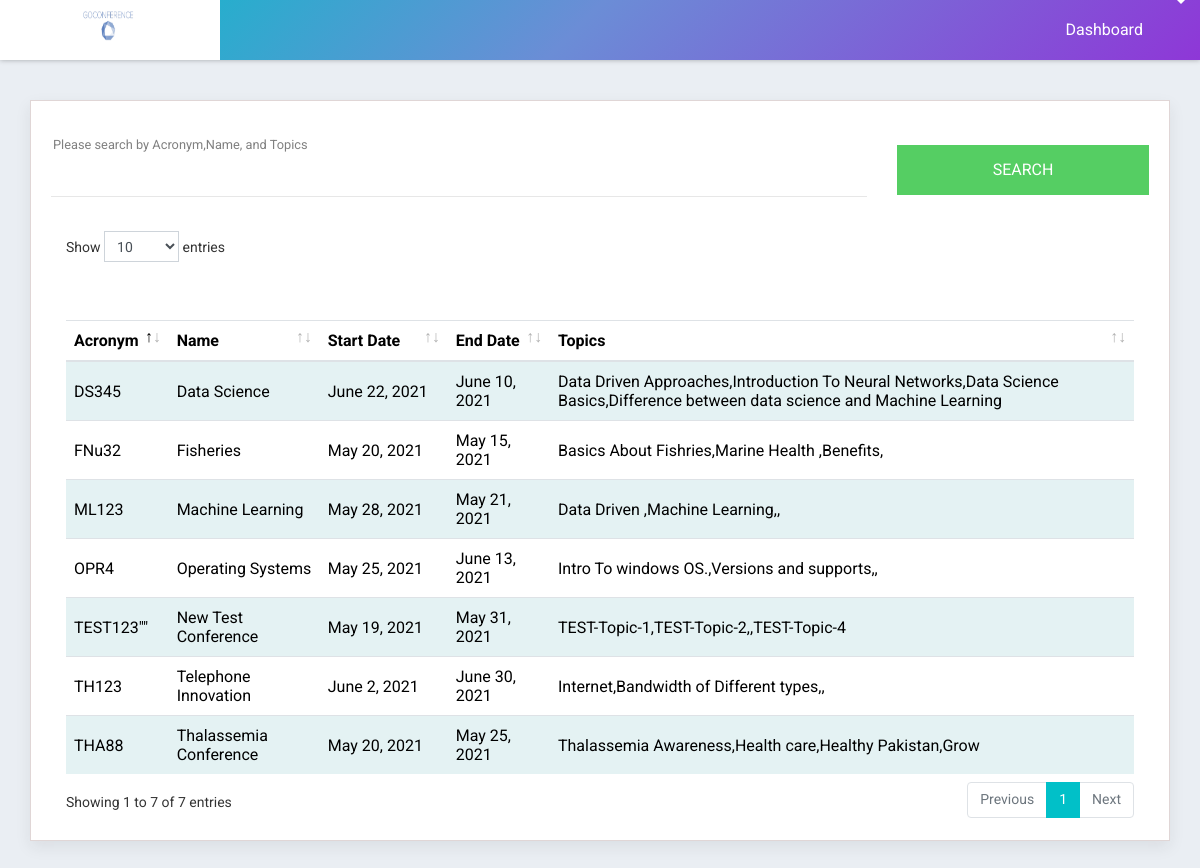
Before: /Search-conference/ (signed in) with the older database file.
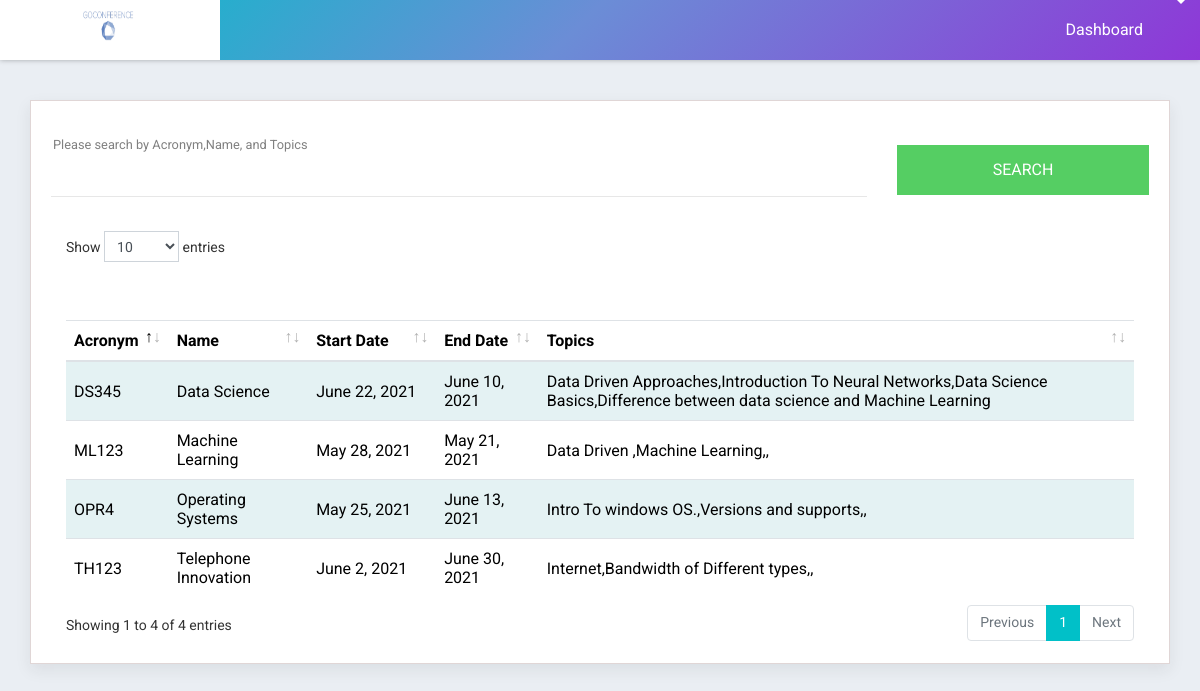
After: the same page with the newer database file.
### afterlogin/models.py (models this page shows, shortened)
class ConferenceData(models.Model):
    email = models.EmailField(blank=True)
    conference_name = models.CharField(max_length=500, unique=True)
    conference_acronym = models.CharField(max_length=500, unique=True)
    conference_start_date = models.DateField()
    conference_end_date = models.DateField()
    organizer = models.CharField(max_length=500)
    organizer_webpage = models.CharField(max_length=500)
    webpage = models.CharField(max_length=500)
    venue = models.CharField(max_length=500)
    city = models.CharField(max_length=500)
    country_region = models.CharField(max_length=500)
    primary_area = models.CharField(max_length=500)
    secondary_area = models.CharField(max_length=500)
    area_notes = models.CharField(max_length=500)
    topic_1 = models.CharField(max_length=500)
    topic_2 = models.CharField(max_length=500)
    topic_3 = models.CharField(max_length=500)
    topic_4 = models.CharField(max_length=500)
    extra_information = models.CharField(max_length=500)
    assigned_paper = models.CharField(max_length=500, blank=True)

### afterlogin/views.py (the view, shortened to what this page needs)
# urls.py: path('Search-conference/', views.SearchConferece, name='searchconferece'),
def SearchConferece(request):
    if request.user.is_authenticated:
        if request.method == 'GET':
            query= request.GET.get('q')
        papers = ConferenceData.objects.all()
        data = {'papers': papers}
        return render(request, 'conferencesearch.html', data)
    messages.error(request, 'You Need To login First')
    return redirect('home')

### afterlogin/templates/conferencesearch.html (shortened to what this page needs)
{% extends 'base.html' %}
{% block content %}
        <div class="page-wrapper">
            <div class="content container-fluid">
			<div class="page-header">
					<div class="row">
						<div class="col-lg-7 col-md-12 col-sm-12 col-12">
						</div>
					</div>
				</div>
			<div class="content-page">
                    <form action="" method="GET">
                <div class="row filter-row">
                    <div class="col-sm-9 col-md-9">
						<div class="form-group custom-mt-form-group">
							<input name="q" type="text"  />
							<label class="control-label">Please search by Acronym,Name, and Topics</label><i class="bar"></i>
						</div>
                    </div>
                    <div class="col-sm-3 col-md-3">
                        <button type="submit" class="btn btn-success btn-block mt-4 mb-2"> Search </button>
                    </div>
                </div>
                    </form>
                <div class="row">
                    <div class="col-lg-12">
                        <div class="table-responsive">
                            <table class="table table-striped custom-table datatable">
                                <thead>
                                    <tr>
                                        <th style="min-width:50px;">Acronym</th>
                                        <th style="min-width:70px;">Name</th>
                                        <th style="min-width:90px;">Start Date</th>
                                        <th style="min-width:50px;">End Date</th>
                                        <th style="min-width:50px;">Topics</th>
                                    </tr>
                                </thead>
                                <tbody>
                                {% for i in papers %}
                                    <tr>
                                        <td>{{i.conference_acronym}}</td>
                                        <td>{{i.conference_name}}</td>
                                        <td>{{i.conference_start_date}}</td>
                                        <td>{{i.conference_end_date}}</td>
                                        <td>{{i.topic_1}},{{i.topic_2}},{{i.topic_3}},{{i.topic_4}}</td>
                                    </tr>
                                {% endfor %}
                                </tbody>
                            </table>
                        </div>
                    </div>
                </div>
            </div>
        </div>
		</div>
{% endblock %}

### afterlogin/templates/base.html (shortened to what this page needs)
{% load static %}
<html>
<head>
    <link rel="stylesheet" type="text/css" href="{% static 'assets/css/bootstrap.min.css' %}">
    <link rel="stylesheet" type="text/css" href="{% static 'assets/css/font-awesome.min.css' %}">
    <link rel="stylesheet" type="text/css" href="{% static 'assets/css/select2.min.css' %}">
    <link rel="stylesheet" type="text/css" href="{% static 'assets/css/bootstrap-datetimepicker.min.css' %}">
    <link rel="stylesheet" type="text/css" href="{% static 'assets/css/style.css' %}">
    <link rel="stylesheet" type="text/css" href="{% static 'assets/css/dataTables.bootstrap4.min.css' %}">
</head>
<body>
       <div class="main-wrapper">
        <div class="header">
            <div class="header-left">
                <a href="#" class="logo">
                    <img src="{% static 'logo.png' %}" width="60" height="60" alt="">
                </a>
            </div>
            <div class="page-title-box float-left">
            </div>
            <ul class="nav user-menu float-right">
                <li class="nav-item ">
                    <a href="/" class="nav-link">Dashboard</a>
                </li>
                <li class="nav-item dropdown has-arrow">
                    <a href="#" class="dropdown-toggle nav-link user-link" data-toggle="dropdown">
                    </a>
                </li>
            </ul>
        </div>
        {% block content %}{% endblock %}
</body>
</html>

Changed rows visible on the page:
removed ConferenceData: conference_acronym "THA88", conference_name "Thalassemia Conference", conference_start_date "May 20, 2021", conference_end_date "May 25, 2021", topic_1 "Thalassemia Awareness", topic_2 "Health care", topic_3 "Healthy Pakistan", topic_4 "Grow"
removed ConferenceData: conference_acronym "FNu32", conference_name "Fisheries", conference_start_date "May 20, 2021", conference_end_date "May 15, 2021", topic_1 "Basics About Fishries", topic_2 "Marine Health", topic_3 "Benefits"
removed ConferenceData: conference_acronym "TEST123\"\"", conference_name "New Test Conference", conference_start_date "May 19, 2021", conference_end_date "May 31, 2021", topic_1 "TEST-Topic-1", topic_2 "TEST-Topic-2", topic_4 "TEST-Topic-4"
Other visible differences:
text written by a page script: "Show entries Showing 1 to 7 of 7 entries Previous 1 Next" → "Show entries Showing 1 to 4 of 4 entries Previous 1 Next"
